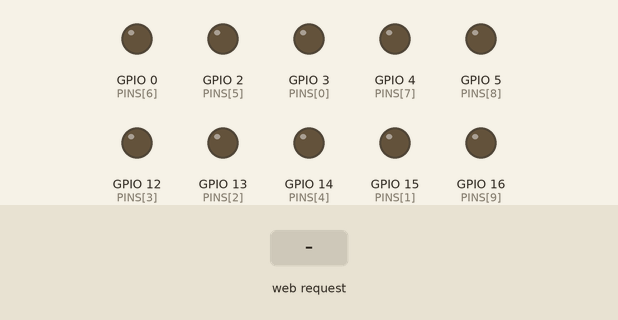
Recording of a sketch running on a simulated ESP8266 (NodeMCU). Parts: output pins drawn as LEDs (lit = HIGH). Inputs (shaded band) come from the test bench. WiFi joins after 1.5 s; servers stay silent unless stated; what the sketch prints to the serial monitor is not drawn.

Above: at 2.7 s.
2.8 s: HTTP request GET /LEDS= received
At 3.8 s:
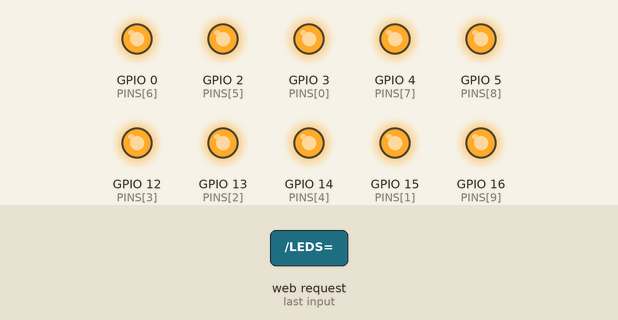
4.3 s: HTTP request GET /favicon.ico received
Timing chart, 0 to 7.3 s (numbered marks = the images above; inputs shaded):
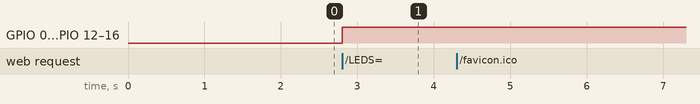

Measured:
- after the input at 2.8 s, GPIO 0 (PINS[6]), GPIO 2 (PINS[5]), GPIO 3 (PINS[0]), GPIO 4 (PINS[7]), GPIO 5 (PINS[8]), GPIO 12 (PINS[3]), GPIO 13 (PINS[2]), GPIO 14 (PINS[4]), GPIO 15 (PINS[1]), GPIO 16 (PINS[9]): LOW → HIGH at once
- after the input at 4.3 s, every drawn part: stays the same

The sketch:

server_test.ino
```cpp
#include <ESP8266WiFi.h>

// const char *ssid = "NOS_Internet_66D8";
// const char *password = "BFTMRN5FN4L";
const char *ssid = "Maridao&Maridona";
const char *password = "deusebom";

/**
 *                 /\
 *              5 /  \ 16
 *               /    \
 *     __/ 0                4 \__
 *    /                          \
 *   ------14------  -------2------
 *    |  |    |  |    |  |    |  |
 *    |3 |    |15|    |13|    |12|
 **/

// int PINS[] = {15, 13, 12, 14, 6, 7, 11, 8, 9, 10};
int PINS[] = {3, 15, 13, 12, 14, 2, 0, 4, 5, 16};
int LIGHT_COUNT = 10;
WiFiServer server(80);

void setup()
{
  Serial.begin(74880);
  delay(10);

  for (int i = 0; i < 10; i++)
  {
    pinMode(PINS[i], OUTPUT);
    digitalWrite(PINS[i], LOW);
  }

  // Connect to WiFi network
  Serial.println();
  Serial.println();
  Serial.print("Connecting to ");
  Serial.println(ssid);

  WiFi.begin(ssid, password);

  while (WiFi.status() != WL_CONNECTED)
  {
    delay(500);
    Serial.print(".");
  }
  Serial.println("");
  Serial.println("WiFi connected");

  // Start the server
  server.begin();
  Serial.println("Server started");

  // Print the IP address
  Serial.print("Use this URL to connect: ");
  Serial.print("http://");
  Serial.print(WiFi.localIP());
  Serial.println("/");
}

void loop()
{
  // Check if a client has connected
  WiFiClient client = server.available();
  if (!client)
  {
    return;
  }

  // Wait until the client sends some data
  Serial.println("new client");
  while (!client.available())
  {
    delay(1);
  }

  // Read the first line of the request
  String request = client.readStringUntil('\r');
  Serial.println(request);
  client.flush();

  // Match the request
  if (request.indexOf("/favicon.ico") != -1)
  {
    Serial.println("ignoring...");
    delay(1);
    Serial.println("Client disonnected");
    Serial.println("");
    return;
  }

  String currentPinValues;

  int pathIndex = request.indexOf("/LEDS=");
  if (pathIndex != -1)
  {
    String ledsVal = request.substring(
        pathIndex + 6,
        request.indexOf(" ", pathIndex + 6));
    Serial.println(ledsVal);
    long pinsVal = ledsVal.toInt();

    Serial.print("currentPinValues: ");
    Serial.println(String(pinsVal, BIN));

    applyPins(pinsVal);
    htmlResponse(client, pinsVal);
  }

  // Set ledPin according to the request
  //digitalWrite(ledPin, value);

  // Return the response

  delay(1);
  Serial.println("Client disonnected");
  Serial.println("");
}

void applyPins(int pinsVal)
{
  bool pin;
  for (int i = 0; i < LIGHT_COUNT; i++)
  {
    pin = (pinsVal >> (LIGHT_COUNT - i - 1) & 1);
    digitalWrite(PINS[i], pin ? LOW : HIGH);
  }
}

void htmlResponse(WiFiClient client, int pinsVal)
{
  client.println("HTTP/1.1 200 OK");
  client.println("Content-Type: text/html");
  client.println(""); //  do not forget this one
  client.println("<!DOCTYPE HTML>");
  client.println("<html>");

  client.print("Pins are now: ");

  client.print(String(pinsVal, BIN));
  client.println(" <a href=\"/\"\"><button>Refresh </button></a><br />");

  client.println("<br><br>");
  client.println("<a href=\"/LEDS=1023\"\"><button>Turn On </button></a>");
  client.println("<a href=\"/LEDS=0\"\"><button>Turn Off </button></a><br />");
  client.println("<a href=\"/LEDS=769\"\"><button>769 </button></a><br />");
  client.println("</html>");
}
```
